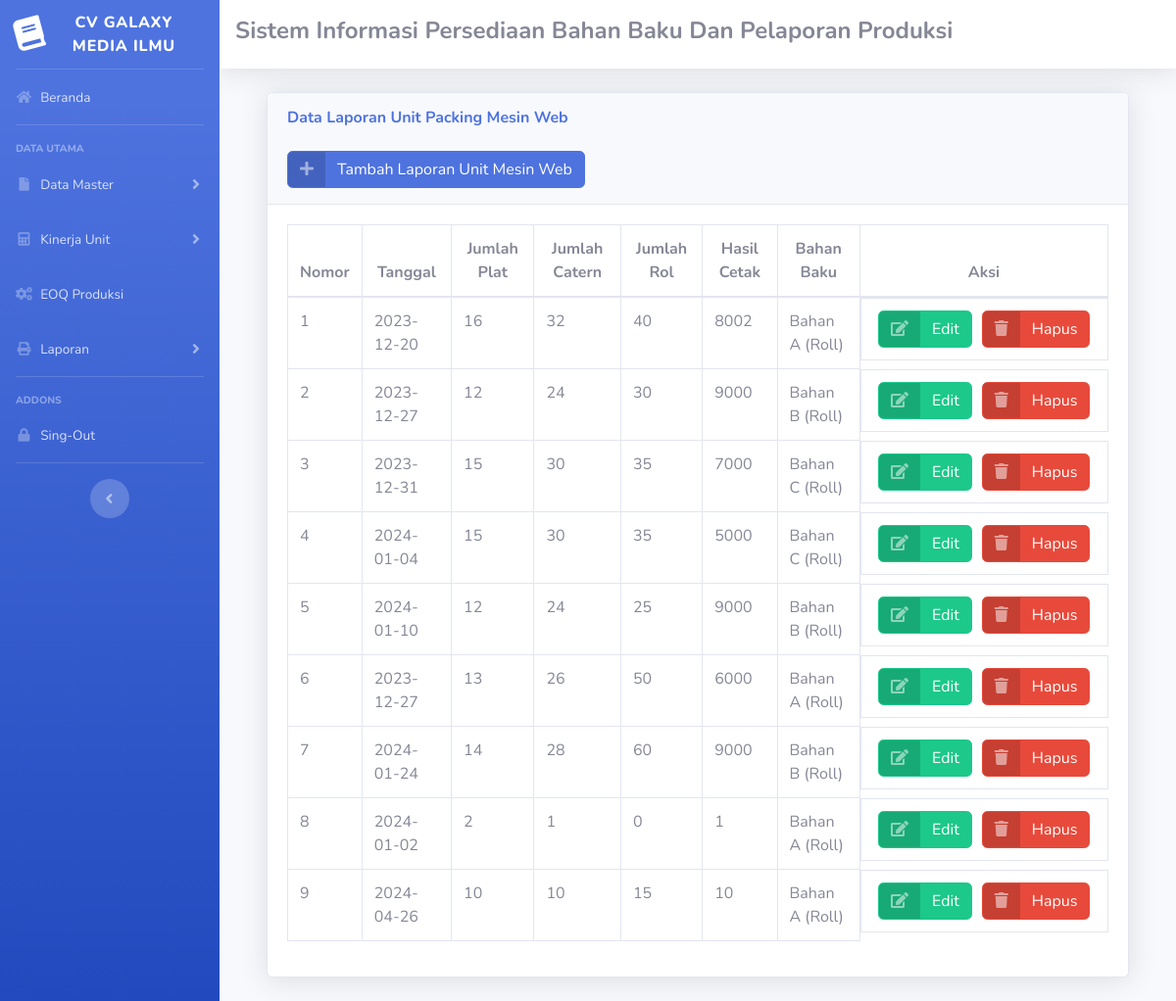
The page /s_admin.php?url=unit_mesin_web on the database its author committed.
### tables this page shows
CREATE TABLE `unit_mesin_web` (
  `id` int NOT NULL,
  `id_spk` int NOT NULL,
  `id_unit_kerja` int NOT NULL,
  `id_bahan_baku` int DEFAULT NULL,
  `shift_kerja` varchar(100) NOT NULL,
  `tanggal` date NOT NULL,
  `jumlah_plat` int NOT NULL,
  `jumlah_catern` int NOT NULL,
  `jumlah_roll` int NOT NULL,
  `hasil_cetak` int NOT NULL
);

CREATE TABLE `bahan_baku` (
  `id` int NOT NULL,
  `kode_bahan_baku` varchar(50) DEFAULT NULL,
  `nama` varchar(100) NOT NULL,
  `jenis` varchar(50) DEFAULT NULL,
  `satuan` varchar(20) NOT NULL,
  `harga` decimal(10,2) NOT NULL,
  `jumlah_persediaan` int NOT NULL,
  `created_at` datetime NOT NULL DEFAULT CURRENT_TIMESTAMP
);

### unit_mesin_web.php (the view, shortened to what this page needs)
<!DOCTYPE html PUBLIC "-//W3C//DTD XHTML 1.0 Transitional//EN" "http://www.w3.org/TR/xhtml1/DTD/xhtml1-transitional.dtd">
<html xmlns="http://www.w3.org/1999/xhtml">
<head>
</head>
<body>
  <div class="container-fluid">
    <div class="card shadow mb-4">
      <div class="card-header py-3">
        <h6 class="m-0 font-weight-bold text-primary">Data Laporan Unit Packing Mesin Web</h6>
        <br>
        <a href="s_admin.php?url=tambah_mesin_web" class="btn btn-primary btn-icon-split">
          <span class="icon text-white-50">
            <i class="fas fa-plus"></i>
          </span>
          <span class="text">Tambah Laporan Unit Mesin Web</span>
        </a>
      </div>
      <div class="card-body">
        <div class="table-responsive">
          <table class="table table-bordered" id="dataTable" width="100%" cellspacing="0">
            <thead>
              <tr class="text-center">
                <th>Nomor</th>
                <th>Tanggal</th>
                <th>Jumlah Plat</th>
                <th>Jumlah Catern</th>
                <th>Jumlah Rol</th>
                <th>Hasil Cetak</th>
                <th>Bahan Baku</th>
                <th>Aksi</th>
              </tr>
            </thead>
            <tbody>
              <?php
              require 'koneksi.php';
              $sql = "SELECT up.*, bb.nama AS nama_bahan_baku, bb.satuan AS satuan_bahan_baku
                FROM unit_mesin_web up
                LEFT JOIN bahan_baku bb ON up.id_bahan_baku= bb.id";
              $result = mysqli_query($conn, $sql);
              $data = mysqli_fetch_all($result, MYSQLI_ASSOC);
              $nomor = 1;
              foreach ($data as $data) {
              ?>
                <tr>
                  <td><?php echo $nomor++; ?></td>
                  <td><?php echo $data['tanggal']; ?></td>
                  <td><?php echo $data['jumlah_plat']; ?></td>
                  <td><?php echo $data['jumlah_catern']; ?></td>
                  <td><?php echo $data['jumlah_roll']; ?></td>
                  <td><?php echo $data['hasil_cetak']; ?></td>
                  <td><?php echo ($data['nama_bahan_baku'] != NULL) ? $data['nama_bahan_baku'] . ' (' . $data['satuan_bahan_baku'] . ')' : '-'; ?></td>
                  <td class="text-center btn-container">
                    <a href="s_admin.php?url=edit_mesin_web&id=<?php echo $data['id']; ?>" class="btn btn-success btn-icon-split">
                      <span class="icon text-white-50">
                        <i class="fas fa-edit"></i>
                      </span>
                      <span class="text">Edit</span>
                    </a>
                    <a href="hapus_mesin_web.php?id=<?php echo $data['id']; ?>" class="btn btn-danger btn-icon-split" onclick="return confirm('yakin hapus')">
                      <span class="icon text-white-50">
                        <i class="fas fa-trash"></i>
                      </span>
                      <span class="text">Hapus</span>
                    </a>
                  </td>
                </tr>
              <?php
              }
              ?>
            </tbody>
          </table>
        </div>
      </div>
    </div>
  </div>
</body>
</html>

### unit_mesin_web.php (style rules this page uses)
.btn-container { display: flex; justify-content: center; }
.btn-container a { margin: 0 5px; }

### rows shown on the page
unit_mesin_web: tanggal "2023-12-20", jumlah_plat "16", jumlah_catern "32", jumlah_roll "40", hasil_cetak "8002", id_bahan_baku.nama "Bahan A", id_bahan_baku.satuan "Roll"
unit_mesin_web: tanggal "2023-12-27", jumlah_plat "12", jumlah_catern "24", jumlah_roll "30", hasil_cetak "9000", id_bahan_baku.nama "Bahan B", id_bahan_baku.satuan "Roll"
unit_mesin_web: tanggal "2023-12-31", jumlah_plat "15", jumlah_catern "30", jumlah_roll "35", hasil_cetak "7000", id_bahan_baku.nama "Bahan C", id_bahan_baku.satuan "Roll"
unit_mesin_web: tanggal "2024-01-04", jumlah_plat "15", jumlah_catern "30", jumlah_roll "35", hasil_cetak "5000", id_bahan_baku.nama "Bahan C", id_bahan_baku.satuan "Roll"
unit_mesin_web: tanggal "2024-01-10", jumlah_plat "12", jumlah_catern "24", jumlah_roll "25", hasil_cetak "9000", id_bahan_baku.nama "Bahan B", id_bahan_baku.satuan "Roll"
unit_mesin_web: tanggal "2023-12-27", jumlah_plat "13", jumlah_catern "26", jumlah_roll "50", hasil_cetak "6000", id_bahan_baku.nama "Bahan A", id_bahan_baku.satuan "Roll"
unit_mesin_web: tanggal "2024-01-24", jumlah_plat "14", jumlah_catern "28", jumlah_roll "60", hasil_cetak "9000", id_bahan_baku.nama "Bahan B", id_bahan_baku.satuan "Roll"
unit_mesin_web: tanggal "2024-01-02", jumlah_plat "2", jumlah_catern "1", jumlah_roll "0", hasil_cetak "1", id_bahan_baku.nama "Bahan A", id_bahan_baku.satuan "Roll"
unit_mesin_web: tanggal "2024-04-26", jumlah_plat "10", jumlah_catern "10", jumlah_roll "15", hasil_cetak "10", id_bahan_baku.nama "Bahan A", id_bahan_baku.satuan "Roll"
